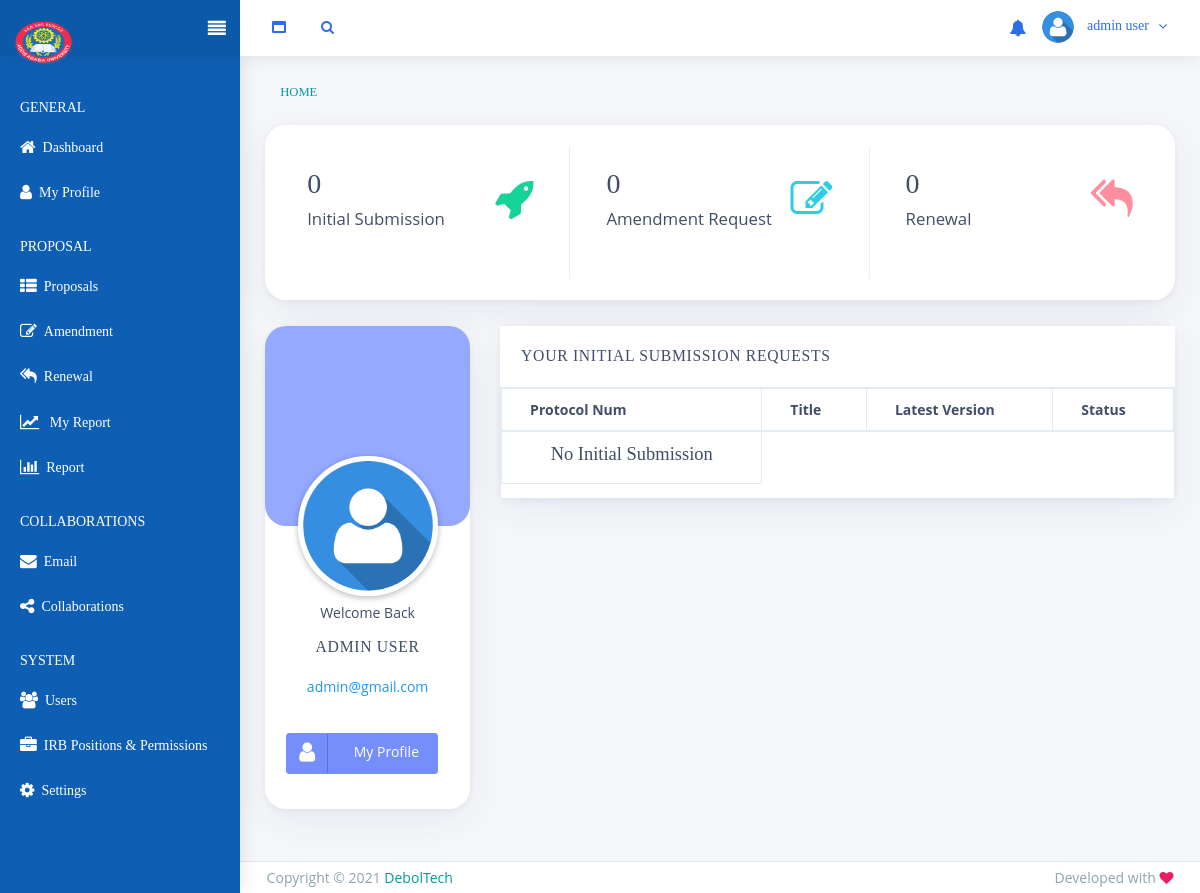
The app's page /home/ (signed in) with its own data.
### accounts/models.py (models this page shows, shortened)
class UserAccount(AbstractBaseUser, PermissionsMixin):
    email = models.EmailField(verbose_name="Email Field", unique=True)
    title = models.ForeignKey(Title, on_delete=models.CASCADE, blank=True, null=True, help_text="Your professional title, if any.")
    first_name = models.CharField(verbose_name="First Name", max_length=150, validators = [MinLengthValidator(2)])
    last_name = models.CharField(verbose_name="Last Name", max_length=150, validators = [MinLengthValidator(2)])
    full_name = models.CharField(verbose_name="Full Name", max_length=300, blank=True, editable=False,
                help_text=" This is a system generated value, since it is mostly used it's better to store it once and access it without"
                            "evaluating it for every page, cz when evaluated another sql query is need to fetch the name of the title. (not fair!) " )
    phone_number = models.CharField(max_length=150, blank=True, default="", null=True )
    sex = models.CharField(choices=GENDERS, max_length=6, blank=True)
    profile_image = models.ImageField(upload_to = 'Accounts/ProfileImages', blank = True,
                                    validators =[FileExtensionValidator(allowed_extensions=allowed_image_extensions)] )
    is_active = models.BooleanField(default=False,help_text=('Designates whether this user should be treated as active. '),)
    status = models.IntegerField(default = 0, choices=USER_STATUS, help_text= "Identifies the status of each user")
    is_staff = models.BooleanField(default=False)
    is_customer = models.BooleanField(default=False)
    position = models.ForeignKey(Position, on_delete=models.SET_NULL, blank=True, null=True)
    date_joined = models.DateTimeField( auto_now_add=True, editable=False)
    created_by = models.ForeignKey('self', blank=True, null=True, on_delete=models.CASCADE, help_text=('If a user is created by another user'))
    objects = UserAccountManager()
    EMAIL_FIELD = 'email'
    USERNAME_FIELD = 'email'
    REQUIRED_FIELDS = ['first_name', 'last_name']
    def __str__(self):
        return self.full_name
    class Meta:
        verbose_name = 'User Account'
        verbose_name_plural = 'User Accounts'
        ordering=('-date_joined',)
    def get_position_permissions(self, obj=None):
        permissions = set()
        if self.position:
            perms = self.position.permissions.values_list('content_type__app_label', 'codename').order_by()
            permissions.update({"%s.%s" % (ct, name) for ct, name in perms})
        return permissions
    def get_all_permissions(self, obj=None):
        default = _user_get_permissions(self, obj, 'user') #django's default return value, then add the permission owned by his position
        default.update(self.get_position_permissions())
        return default

### irb/views.py (the view)
# urls.py: path('', Dashboard.as_view(), name = 'dashboard'),
@method_decorator(user_required(), 'dispatch')
class Dashboard( View):
    def get(self, *args, **kwargs):
        p = Proposal.objects.filter(created_by = self.request.user).values('id','protocol_number', 'title', 'latest_version_num','status')
        a = Amendment.objects.filter(created_by = self.request.user).count()
        r = Renewal.objects.filter(created_by = self.request.user).count()
        return render(self.request, "staff/index.html", {'props':p, 'amends':a, 'renewals':r})

### accounts/models.py (called while the page is built)
def _user_get_permissions(user, obj, from_name):
    permissions = set()
    name = 'get_%s_permissions' % from_name
    for backend in auth.get_backends():
        if hasattr(backend, name):
            permissions.update(getattr(backend, name)(user, obj))
    return permissions

### accounts/utils.py (called while the page is built)
def user_is_active(user):
    if  user.is_active and user.status == 2:
        return True
    return False

def staff_is_active(user):
    if user_is_active(user) and user.is_staff:
        return True
    return False

def user_required():
    def decorator(view_func):
        def wrap(request,*args,**kwargs):
            if not request.user.is_authenticated:
                return redirect("accounts:login")
            elif not user_is_active(request.user):
                raise PermissionDenied
            else:
                return view_func(request,*args,**kwargs)
        return wrap
    return decorator

### irb/context_processors.py (called while the page is built)
def user_permissions(request):
    if request.user.is_authenticated and staff_is_active ( request.user ):
        return { 'irb_perms':request.user.get_all_permissions()}
    else:
        return { 'irb_perms':[]}

### templates/staff/index.html (shortened to what this page needs)
{% extends 'staff/base.html' %}
{% load static %}
{% block style %}
<link rel="stylesheet" type="text/css" href="{% static 'staff/css/pages/card-statistics.min.css' %}">
<link rel="stylesheet" type="text/css" href="{% static 'staff/css/pages/users.min.css' %}">
{% endblock %}
{% block content %}
<div class="content-body">
  <div class="row grouped-multiple-statistics-card">
    <div class="col-12">
      <div class="card round">
        <div class="card-body ">
          <div class="row">
            <div class="col-xl-4 col-sm-6 col-12 border-right-blue-grey border-right-lighten-5">
              <div class="card">
                <div class="card-content">
                  <div class="card-body">
                    <div class="media d-flex">
                      <div class="media-body text-left">
                        <h3 class="font-large-1">{{props|length}}</h3>
                        <span class="font-medium-2">Initial Submission</span>
                      </div>
                      <div class="align-self-center">
                        <i class="fa fa-rocket success font-large-2 float-right"></i>
                      </div>
                    </div>
                  </div>
                </div>
              </div>
            </div>
            <div class="col-xl-4 col-sm-6 col-12 border-right-blue-grey border-right-lighten-5">
              <div class="card">
                <div class="card-content">
                  <div class="card-body">
                    <div class="media d-flex">
                      <div class="media-body text-left">
                        <h3 class="font-large-1">{{amends}}</h3>
                        <span class="font-medium-2">Amendment Request</span>
                      </div>
                      <div class="align-self-center">
                        <i class="fa fa-edit info font-large-2 float-right"></i>
                      </div>
                    </div>
                  </div>
                </div>
              </div>
            </div>
            <div class="col-xl-4 col-sm-6 col-12 ">
              <div class="card">
                <div class="card-content">
                  <div class="card-body">
                    <div class="media d-flex">
                      <div class="media-body text-left">
                        <h3 class="font-large-1">{{renewals}}</h3>
                        <span class="font-medium-2">Renewal</span>
                      </div>
                      <div class="align-self-center">
                        <i class="fa fa-reply-all  font-large-2 float-right" style="color:rgb(255, 143, 158)"></i>
                      </div>
                    </div>
                  </div>
                </div>
              </div>
            </div>
          </div>
        </div>
      </div>
    </div>
  </div>
  <div class="row minimal-modern-charts match-height ">
    <div class="col-xxl-3 col-xl-3 col-lg-4 col-md-6 col-12 ">
      <div class="card profile-card-with-cover round">
        <div class="card-content round">
            <div class="card-img-top img-fluid bg-cover round" style="background-color:#95a9ff;  height:200px;"></div>
            <div class="card-profile-image">
                <img src="{{user.profile_image.url}}" style="width: 140px; height: 140px;"
                class="rounded-circle img-border text-center box-shadow-1" alt="Profile Image">
            </div>
            <div class="profile-card-with-cover-content text-center">
                <div class="profile-details mt-2">
                    <p>Welcome Back</p>
                    <h4 class="card-title">{{user}}</h4>
                    <p class="text-muted blue ">{{user.email}}</p>
                </div>
                <div class="card-body">
                    <a href="{% url 'accounts:my_profile' %}" class="btn btn-social btn-min-width mr-1 mb-1 white"  style="background-color: #768efa ;"><i class="fa fa-user"></i> <span class="px-1">My Profile</span></a>
                </div>
            </div>
        </div>
    </div>
    </div>
    <div class="col-xxl-9 col-xl-9 col-lg-8 col-md-6 col-12 ">
      <div class="card ">
        <div class="card-header border-0">
          <h4 class="card-title">Your Initial Submission Requests</h4>
        </div>
        <div class="card-content">
          <div  class="table-responsive position-relative table-bordered">
            <table class="table">
              <thead>
                <tr>
                  <th>Protocol Num</th>
                  <th>Title</th>
                  <th>Latest Version</th>
                  <th>Status</th>
                </tr>
              </thead>
              <tbody>
                {% if props|length > 0 %}
                  {% for p in props %}
                    <tr>
                      <td >{{p.protocol_number}}</td>
                      <td ><a href="{% url 'proposal:proposal_detail' pk=p.id %}">{{p.title|truncatechars_html:50}}</a></td>
                      <td class="align-middle">Version {{p.latest_version_num}} </td>
                      <td class="align-middle">
                        {% if p.status == "Pending" or p.status == "On Comment" %}
                            <span class="badge badge-warning">{{p.status}}</span>
                        {% elif p.status == 'Approved' %}
                            <span class="badge badge-success">Approved</span>
                        {% elif p.status == 'Rejected' %}
                            <span class="badge badge-danger">Rejected</span>
                        {% else %}
                            <span class="badge badge-info">{{p.status}}</span>
                        {% endif %}
                      </td>
                    </tr>
                  {% endfor %}
                {% else %}
                  <tr class="text-center">
                    <td class="text-center"><h4 class="text-center">No Initial Submission</h4></td>
                  </tr>
                {% endif %}
              </tbody>
            </table>
          </div>
        </div>
      </div>
    </div>
  </div>
</div>
{% endblock %}

### templates/staff/header.html (shortened to what this page needs)
{%load static %}
<nav class="header-navbar navbar-expand-lg navbar navbar-with-menu fixed-top navbar-semi-dark navbar-shadow">
  <div class="navbar-wrapper">
    <div class="navbar-header">
      <ul class="nav navbar-nav flex-row">
        <li class="nav-item mr-auto"><a class="navbar-brand" href="/"><img class="brand-logo" width="60px" height="50px" alt="stack admin logo" src="{% static 'customer/img/logo.png' %}">
            </a></li>
        <li class="nav-item d-none d-lg-block nav-toggle"><a class="nav-link modern-nav-toggle pr-0" data-toggle="collapse"><i class="toggle-icon fa fa-align-justify  right font-medium-3 white  icon-toggle-right" data-ticon=".icon-toggle-right"></i></a></li>
      </ul>
    </div>
    <div class="navbar-container content">
      <div class="collapse navbar-collapse" id="navbar-mobile">
        <ul class="nav navbar-nav mr-auto float-left">
          <li class="nav-item d-none d-md-block"><a class="nav-link nav-link-expand" href="#"><i class="fa fa-window-maximize"></i></a></li>
          <li class="nav-item nav-search"><a class="nav-link nav-link-search" href="#"><i class="fa fa-search"></i></a>
          </li>
        </ul>
        <ul class="nav navbar-nav float-right">
          <li class="dropdown dropdown-notification nav-item">
            <a class="nav-link nav-link-label" href="#" data-toggle="dropdown">
              <i class="ficon fa fa-bell"></i>
            </a>
          </li>
          <li class="dropdown dropdown-user nav-item">
            <a class="dropdown-toggle nav-link dropdown-user-link" href="#" data-toggle="dropdown">
              <div class="avatar avatar-online" style="width:32px; height: 32px;">
                {% if user.profile_image %}
                  <img  style="width: 32px; height: 32px;" src="{{user.profile_image.url}}" alt="user profile image">
                {% else %}
                 <img style="width: 32px; height: 32px;" src="{% static 'customer/img/user.png' %}" alt="avatar">
                {% endif %}
              </div>
              <span class="user-name">{% if user %} {{user.full_name}} {% endif %}</span>
            </a>
          </li>
        </ul>
      </div>
    </div>
  </div>
</nav>

### records on screen
UserAccount: profile_image (placeholder picture), full_name "admin user", full_name "ADMIN USER", email "admin@gmail.com"

### other values on screen
{{ props|length }} "0"
{{ amends }} "0"
{{ renewals }} "0"
